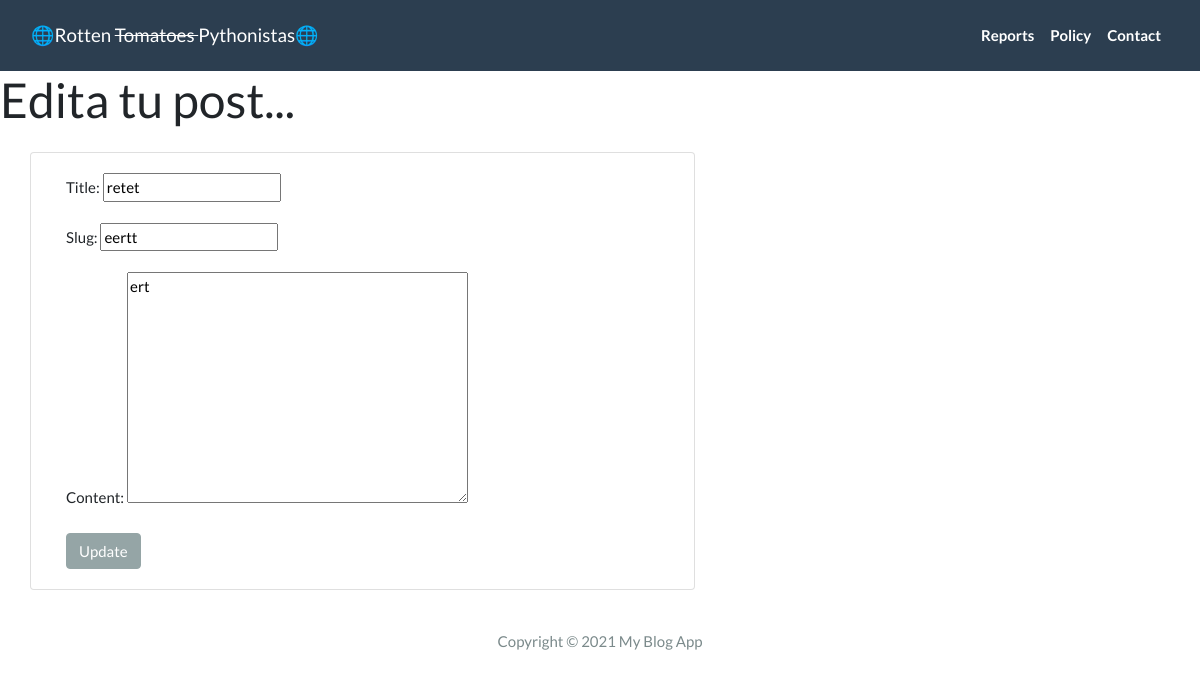
/post/edit/eertt, run on an earlier commit of the app's database.
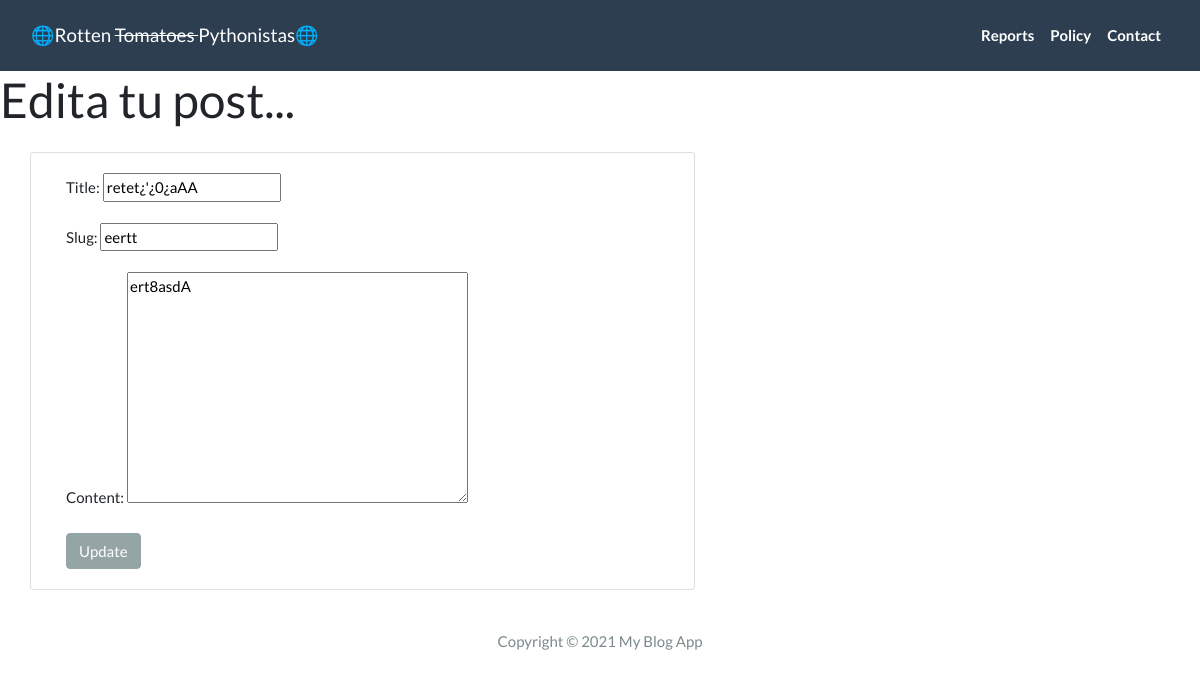
And on a later commit of the database.
### App/models.py (models this page shows, shortened)
class Post(models.Model):
  title = models.CharField(max_length = 200, unique = True)
  slug = models.SlugField(max_length = 200, unique = True)
  author = models.ForeignKey(User, on_delete = models.CASCADE, related_name='blog_posts') #para que si se elimina un autor, elimine todos los posts del autor
  created_on = models.DateTimeField(auto_now_add = True) #día actual
  updated_on = models.DateTimeField(auto_now = True) #el día que se modificó
  content = models.TextField()
  status = models.IntegerField(choices = STATUS, default = 0)
  class Meta:
    ordering = ['-created_on']

### App/views.py (the view)
# urls.py: path('post/edit/<slug:slug>', views.UpdatePostView.as_view(), name= 'update_post')
class UpdatePostView(generic.UpdateView):
  model = Post
  form_class = UpdateForm
  template_name = 'update_post.html'

### App/forms.py
class UpdateForm (forms.ModelForm):
  class Meta:
    model = Post
    fields = ('title', 'slug', 'content')
    widget = {
      'title': forms.TextInput(attrs = {'class' : 'form-control'}),
      'slug': forms.TextInput(attrs = {'class' : 'form-control', 'placeholder': 'Este es un identificador único del post, escribe el titulo sin espacios, con guiones' }),
      'content': forms.Textarea(attrs = {'class' : 'form-control'}),
    }

### App/templates/update_post.html (shortened to what this page needs)
{% extends 'base.html' %}
{% block content %}
<h1> Edita tu post... </h1>
<div class="container">
  <div class="row">
    <div class="col-md-7 card mb-4  mt-3 left  top">
      <div class="card-body">
        <form method = 'POST'>
          {{form.as_p}}
          <button class = "btn btn-secondary">Update</button>
        </form>
      </div>
    </div>
  </div>
</div>
{% endblock content %}

What changed in the data, as far as the page shows it:
changed Post "eertt": title "retet" → "retet¿'¿0¿aAA"; content "ert" → "ert8asdA"
